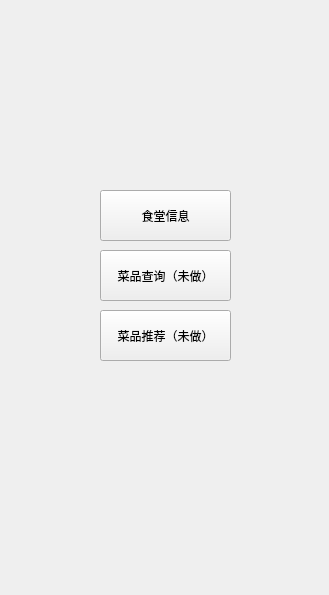
<?xml version="1.0" encoding="UTF-8"?>
<ui version="4.0">
 <class>Widget</class>
 <widget class="QWidget" name="Widget">
  <property name="geometry">
   <rect>
    <x>0</x>
    <y>0</y>
    <width>329</width>
    <height>595</height>
   </rect>
  </property>
  <property name="windowTitle">
   <string>Widget</string>
  </property>
  <widget class="QPushButton" name="pushButton">
   <property name="geometry">
    <rect>
     <x>100</x>
     <y>190</y>
     <width>131</width>
     <height>51</height>
    </rect>
   </property>
   <property name="text">
    <string>食堂信息</string>
   </property>
  </widget>
  <widget class="QPushButton" name="pushButton_2">
   <property name="geometry">
    <rect>
     <x>100</x>
     <y>250</y>
     <width>131</width>
     <height>51</height>
    </rect>
   </property>
   <property name="text">
    <string>菜品查询（未做）</string>
   </property>
  </widget>
  <widget class="QPushButton" name="pushButton_3">
   <property name="geometry">
    <rect>
     <x>100</x>
     <y>310</y>
     <width>131</width>
     <height>51</height>
    </rect>
   </property>
   <property name="text">
    <string>菜品推荐（未做）</string>
   </property>
  </widget>
 </widget>
 <resources/>
 <connections/>
</ui>
